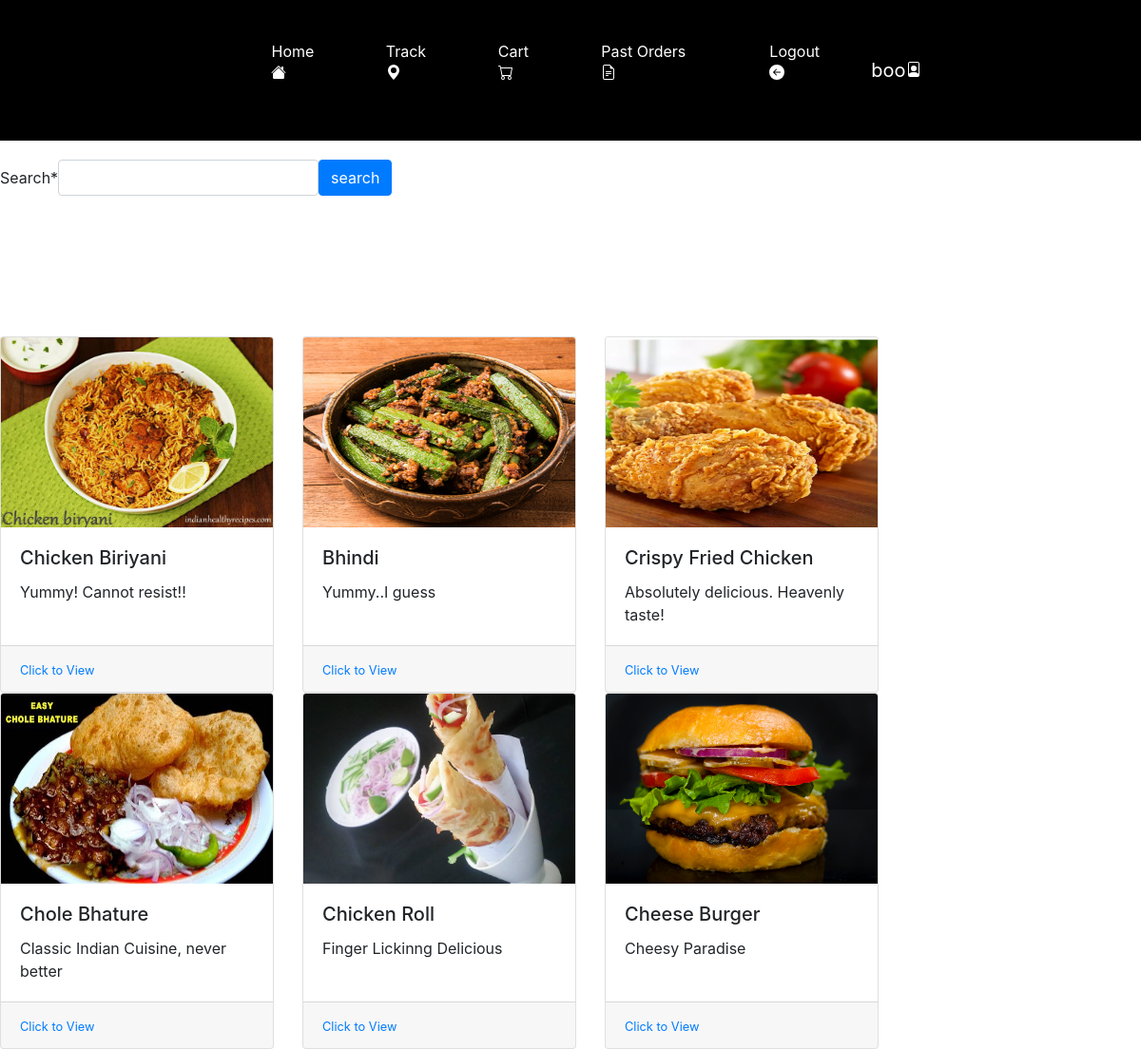
The app's page /home (signed in) with its own data.
### foodkart/models.py (models this page shows, shortened)
class User(AbstractUser):
    is_customer = models.BooleanField(default=False)
    is_restaurant = models.BooleanField(default=False)
    is_delivery = models.BooleanField(default=False)

class Menu(models.Model):
    restaurant_id=models.ForeignKey(settings.AUTH_USER_MODEL,on_delete=models.CASCADE)
    food_name=models.CharField(max_length=30)
    description=models.CharField(max_length=350)
    rating=models.IntegerField(null=True)
    food_image=models.ImageField(upload_to='images/')
    veg=models.BooleanField(default=True)
    price=models.IntegerField()

### foodkart/views.py (the view)
# urls.py: path('home', views.Home.as_view(), name='home'),
class Home( UserPassesTestMixin, ListView,LoginRequiredMixin):
    def test_func(self):
        return self.request.user.is_customer
    model=Menu
    context_object_name = 'menu_all'
    queryset = Menu.objects.all()
    template_name='home.html'
    def get_context_data(self, **kwargs):
        con = super(Home, self).get_context_data(**kwargs)
        con['search']=SearchForm()
        con['search_res']=None
        con['msg']=''
        food = self.request.GET.get('search','')
        if food:
            if Menu.objects.filter(food_name__icontains=food).exists():
                con['search_res']=Menu.objects.filter(food_name__icontains=food)
                con['msg']="Here's what we found for you: "
            else:
                con['msg']="Sorry! We could not find your dish :("
        return con

### foodkart/forms.py
class SearchForm(forms.Form):
	search=forms.CharField()

### templates/home.html (shortened to what this page needs)
{% load static %}
<!doctype html>
<html>
<head>
    <link rel="stylesheet" href="https://maxcdn.bootstrapcdn.com/bootstrap/4.0.0/css/bootstrap.min.css"
>
    <link rel="stylesheet" href="{% static "css/navbar.css" %}" />
</head>
<body>
    <nav class="navbar background">
        <ul class="nav-list">
            <li><a href="/home">Home  </a></li>
            <li><a href="/trackorders">Track <svg xmlns="http://www.w3.org/2000/svg" width="16" height="16"
                        fill="currentColor" class="bi bi-geo-alt-fill" viewBox="0 0 16 16">
                        <path d="M8 16s6-5.686 6-10A6 6 0 0 0 2 6c0 4.314 6 10 6 10zm0-7a3 3 0 1 1 0-6 3 3 0 0 1 0 6z" />
                    </svg></a></li>
            <li><a href="/mycart">Cart  </a></li>
            <li><a href="/past_orders">Past Orders </a></li>
            <li><a class="nav-link" href="/logout">Logout<svg xmlns="http://www.w3.org/2000/svg" width="16" height="16"
                        fill="currentColor" class="bi bi-arrow-left-circle-fill" viewBox="0 0 16 16">
                        <path
                            d="M8 0a8 8 0 1 0 0 16A8 8 0 0 0 8 0zm3.5 7.5a.5.5 0 0 1 0 1H5.707l2.147 2.146a.5.5 0 0 1-.708.708l-3-3a.5.5 0 0 1 0-.708l3-3a.5.5 0 1 1 .708.708L5.707 7.5H11.5z" />
                    </svg></a></li>
        </ul>
        <ul class="nav navbar-nav navbar-right">
            <li>{% if user.is_authenticated %}
                <a style="color:white" class="navbar-brand" href="/home">{{user.username}} </a>
                {%endif%}
            </li>
        </ul>
    </nav>
{% block content %}
<div style="padding-top:20px; padding-bottom:20px;">
<form method="GET" action="/home" class="form-inline">
    {%load crispy_forms_tags %}
    {{ search | crispy}}
    <button class="btn btn-primary"  type="submit">search</button>
    </form>
</div>
<div class="text-center" style="padding-bottom: 50px; padding-top:20px;"><h4>{{msg}}</h4></div>
<div class="card-deck" style="padding-bottom:50px;">
</div>
<div class="card-deck">
    {% for food in menu_all %}
    <div class="card" style="max-width: 18rem; min-width: 18rem;">
        <img class="card-img-top" src="{{food.food_image.url}}" width="200" height="200" alt="Card image cap">
        <div class="card-body">
            <h5 class="card-title">{{ food.food_name }}</h5>
            <p class="card-text">{{ food.description }}</p>
        </div>
        <div class="card-footer">
            <small class="text-muted"><a href="detail/{{food.id}}">Click to View</a></small>
        </div>
    </div>
    {% endfor %}
</div>
</body>
</html>
  {% endblock %}

### foodkart/static/css/navbar.css (style rules this page uses)
.navbar { background-color: black; display: flex; align-items: center; justify-content: center; position: sticky; cursor: pointer; top: 0%; }
.nav-list { display: flex; width: 60%; background-color: black; align-items: center; }
.nav-list li { list-style: none; padding: 26px 30px; }
.nav-list li a { text-decoration: none; color: white; }

### records on screen
User: username "boo"
Menu: food_image (picture), food_name "Chicken Biriyani", description "Yummy! Cannot resist!!"
Menu: food_image (picture), food_name "Bhindi", description "Yummy..I guess"
Menu: food_image (picture), food_name "Crispy Fried Chicken", description "Absolutely delicious. Heavenly taste!"
Menu: food_image (picture), food_name "Chole Bhature", description "Classic Indian Cuisine, never better"
Menu: food_image (picture), food_name "Chicken Roll", description "Finger Lickinng Delicious"
Menu: food_image (picture), food_name "Cheese Burger", description "Cheesy Paradise"
